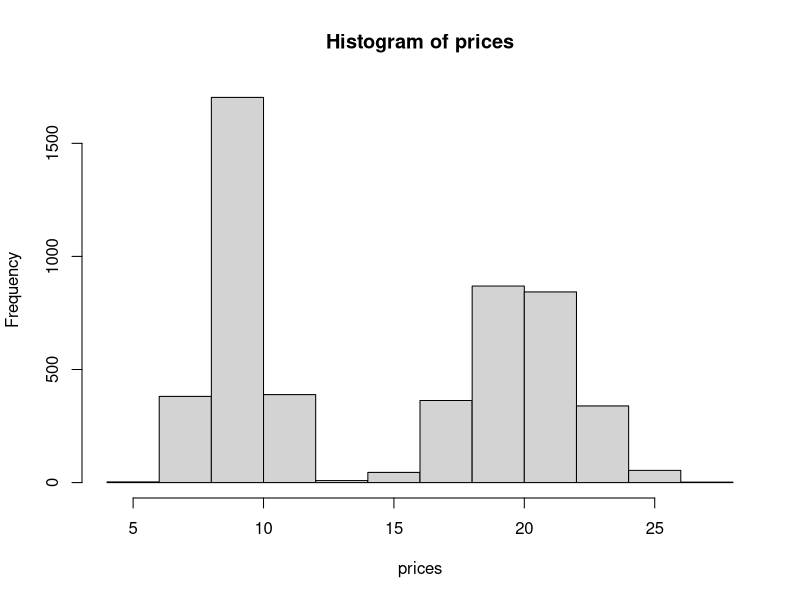
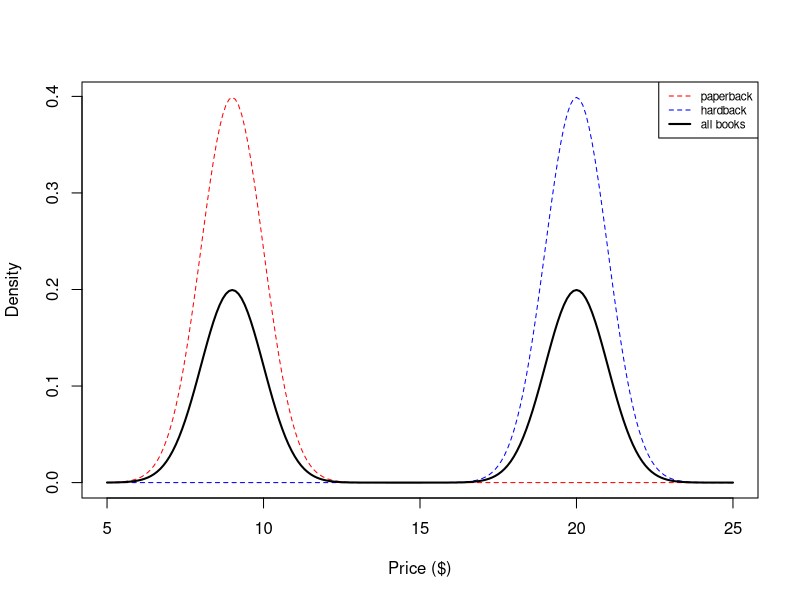
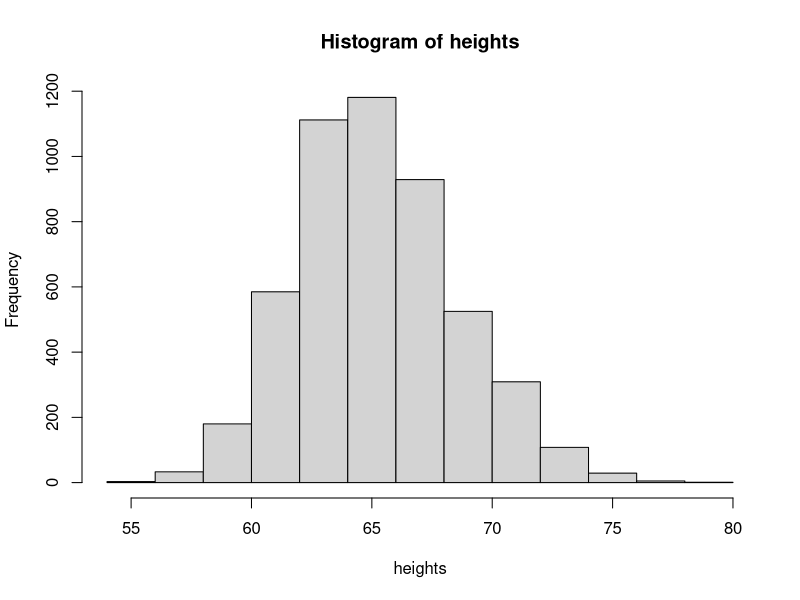
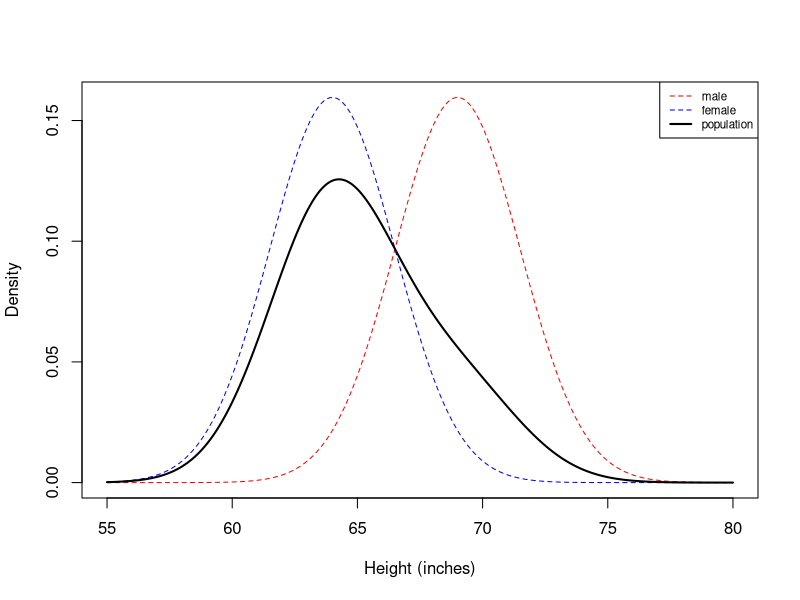

These charts were generated, in order, by the following R code:
## ---- chunk 1
NUM.SAMPLES <- 5000
prices      <- numeric(NUM.SAMPLES)
for(i in seq_len(NUM.SAMPLES)) {
  z.i <- rbinom(1,1,0.5)
  if(z.i == 0) prices[i] <- rnorm(1, mean = 9, sd = 1)
  else prices[i] <- rnorm(1, mean = 20, sd = 2)
}
hist(prices)
## ---- chunk 2
mu.pb   <- 9
sd.pb   <- 1
mu.hb   <- 20
sd.hb   <- 1

sample.pts     <- seq(5, 25, by=0.1)
density_pb   <- dnorm(sample.pts, mean=mu.pb, sd=sd.pb)
density_hb <- dnorm(sample.pts, mean=mu.hb, sd=sd.hb)

plot(sample.pts, density_pb, col='red', type='l', xlab="Price ($)", ylab="Density", lty=2)
lines(sample.pts, density_hb, col='blue', type='l', lty=2)
lines(sample.pts, .5*density_hb + .5*density_pb, col='black', type='l', lwd=2)

legend('topright', c('paperback', 'hardback', 'all books'), col=c('red', 'blue', 'black'), lty=c(2,2,1), lwd=c(1,1,2), cex=0.7)
## ---- chunk 3
NUM.SAMPLES <- 5000
heights      <- numeric(NUM.SAMPLES)
for(i in seq_len(NUM.SAMPLES)) {
  z.i <- rbinom(1,1,0.75)
  if(z.i == 0) heights[i] <- rnorm(1, mean = 69, sd = 2.5)
  else heights[i] <- rnorm(1, mean = 64, sd = 2.5)
}
hist(heights)
## ---- chunk 4
mu.male   <- 69
sd.male   <- 2.5
mu.female <- 64
sd.female <- 2.5

sample.pts     <- seq(55, 80, by=0.1)
density_male   <- dnorm(sample.pts, mean=mu.male, sd=sd.male)
density_female <- dnorm(sample.pts, mean=mu.female, sd=sd.female)

plot(sample.pts, density_male, col='red', type='l', xlab="Height (inches)", ylab="Density", lty=2)
lines(sample.pts, density_female, col='blue', type='l', lty=2)
lines(sample.pts, .75*density_female + .25*density_male, col='black', type='l', lwd=2)

legend('topright', c('male', 'female', 'population'), col=c('red', 'blue', 'black'), lty=c(2,2,1), lwd=c(1,1,2), cex=0.7)
